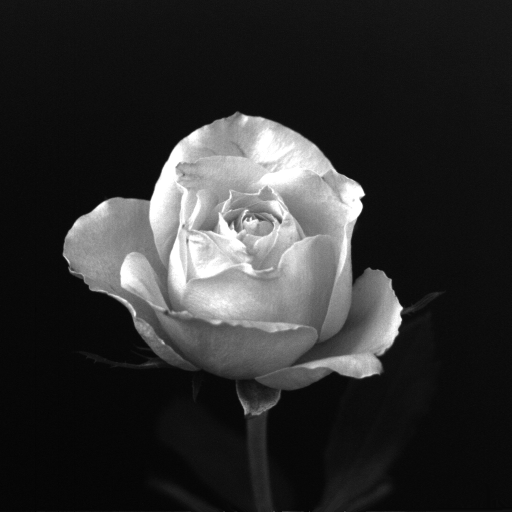
#> input picture DIP3E_Original_Images_CH02/Fig0219(rose1024).tif, 1024 x 1024 px (shown at 1/2 size); its folder holds only this picture in this run
$ python part7_verification_and_features.py
#> lines starting #> are read from the running program, lines starting #| are printed output that depends on the picture
"""
Part 7: Verification on Real Images, Features, and CNN Motivation
==================================================================
Verifies normalisation fixes on real images via OpenCV template matching,
demonstrates why rotation cannot be fixed by per-pixel math, introduces
hand-designed features as a stepping stone, and visualises pixel space
vs learned feature space.
"""

# --- Setup ---
from pathlib import Path
import numpy as np
import cv2
import matplotlib.pyplot as plt
from matplotlib.patches import Ellipse

COLORS = {
    'primary': '#2196F3',
    'secondary': '#4CAF50',
    'result': '#FFC107',
    'highlight': '#F44336',
    'transform': '#9C27B0',
    'gradient': '#FF9800',
}

CH02_DIR = Path(__file__).parent / '../../DIP3E_Original_Images_CH02'
CH03_DIR = Path(__file__).parent / '../../DIP3E_Original_Images_CH03'

# ── Algorithm ──────────────────────────────────────────────
# 1. Load image, create template and transformed scenes
# 2. Run TM_SQDIFF_NORMED and TM_CCOEFF_NORMED on all scenes
# 3. Summarise in a comparative bar chart
# 4. Show pixel-level rotation breakdown on a 5×5 patch
# 5. Hand-designed feature (edge count) vs pixel SSD for T-shape / circle
# 6. Conceptual visualisation: pixel space (scattered) vs feature space (clustered)
# What to look for: CCOEFF_NORMED scores ~1.0 for brightness, <1.0 for rotation/scale
# ───────────────────────────────────────────────────────────

def load_image(fallback_size: int = 256) -> np.ndarray:
    """Load a DIP3E image or create a synthetic gradient fallback."""
#> called with fallback_size = 256
    candidates = list(CH02_DIR.glob('*.tif')) + list(CH02_DIR.glob('*.png'))
    if candidates:
        img = cv2.imread(str(candidates[0]), cv2.IMREAD_GRAYSCALE)
#> img is the input picture: shape (1024, 1024); min 0, max 255, mean 46.8
        if img is not None:
            return img
    row = np.linspace(20, 240, fallback_size)
    col = np.linspace(20, 200, fallback_size)
    return (row[np.newaxis, :] * 0.5 + col[:, np.newaxis] * 0.5).astype(np.uint8)


def crop_template(scene: np.ndarray, size: int = 64) -> tuple[np.ndarray, tuple[int, int]]:
    """Crop a square template from the centre of the scene."""
#> called with size = 64
    h, w = scene.shape
#> h = 1024; w = 1024
    top  = h // 2 - size // 2
#> top = 480
    left = w // 2 - size // 2
#> left = 480
    return scene[top:top + size, left:left + size].copy(), (top, left)


def apply_transforms(scene: np.ndarray) -> dict[str, np.ndarray]:
    """Return transformed scene images."""
    h, w = scene.shape
    centre      = (w / 2, h / 2)
    rot_matrix  = cv2.getRotationMatrix2D(centre, 5, 1.0)
    rotated     = cv2.warpAffine(scene, rot_matrix, (w, h), flags=cv2.INTER_LINEAR)
    new_w, new_h = int(w * 0.9), int(h * 0.9)
    shrunk      = cv2.resize(scene, (new_w, new_h), interpolation=cv2.INTER_LINEAR)
    scaled      = np.zeros_like(scene)
    scaled[:new_h, :new_w] = shrunk
    bright      = np.clip(scene.astype(float) * 0.7, 0, 255).astype(np.uint8)
    return {
        'Original': scene,
        'Rotated 5°': rotated,
        'Scaled 90%': scaled,
        'Brightness ×0.7': bright,
    }


# ── 1. Real-image verification ──────────────────────────────
scene    = load_image()
template, top_left = crop_template(scene)
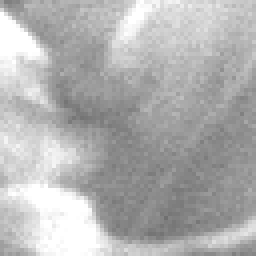
#> template: shape (64, 64) (shown 4 times larger); min 112, max 255, mean 178
#> top_left = (480, 480)
scenes   = apply_transforms(scene)
#> in apply_transforms, `bright      = np.clip(scene.astype(float) * 0.7, 0, 255).astype(np.uin..`:
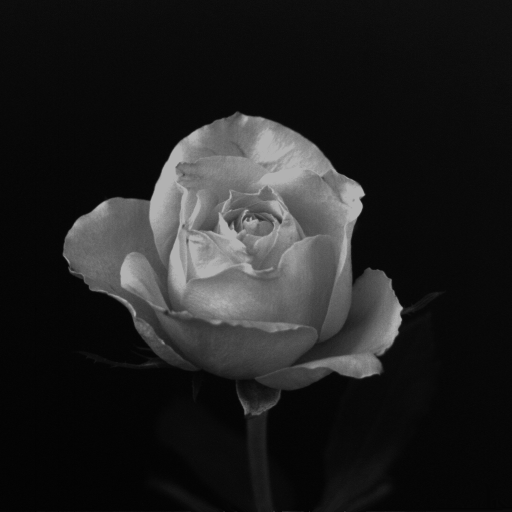
#> bright: shape (1024, 1024) (shown at 1/2 size); min 0, max 178, mean 32.3
#> scenes = 4 items

results_sqdiff  = {}
results_ccoeff  = {}

for name, altered in scenes.items():
    # TM_SQDIFF_NORMED (lower = better, 0 = perfect)
    res_sq = cv2.matchTemplate(altered, template, cv2.TM_SQDIFF_NORMED)
    r, c   = min(top_left[0], res_sq.shape[0] - 1), min(top_left[1], res_sq.shape[1] - 1)
    results_sqdiff[name] = float(res_sq[r, c])

    # TM_CCOEFF_NORMED (higher = better, 1 = perfect)
    res_cc = cv2.matchTemplate(altered, template, cv2.TM_CCOEFF_NORMED)
    r2, c2 = min(top_left[0], res_cc.shape[0] - 1), min(top_left[1], res_cc.shape[1] - 1)
    results_ccoeff[name] = float(res_cc[r2, c2])
#> this loop made 4 passes
#> name on passes 1 to 4: 'Original', 'Rotated 5°', 'Scaled 90%', 'Brightness ×0.7'
#> pass 1, `res_sq = cv2.matchTemplate(altered, template, cv2.TM_SQDIFF_NORMED)`:
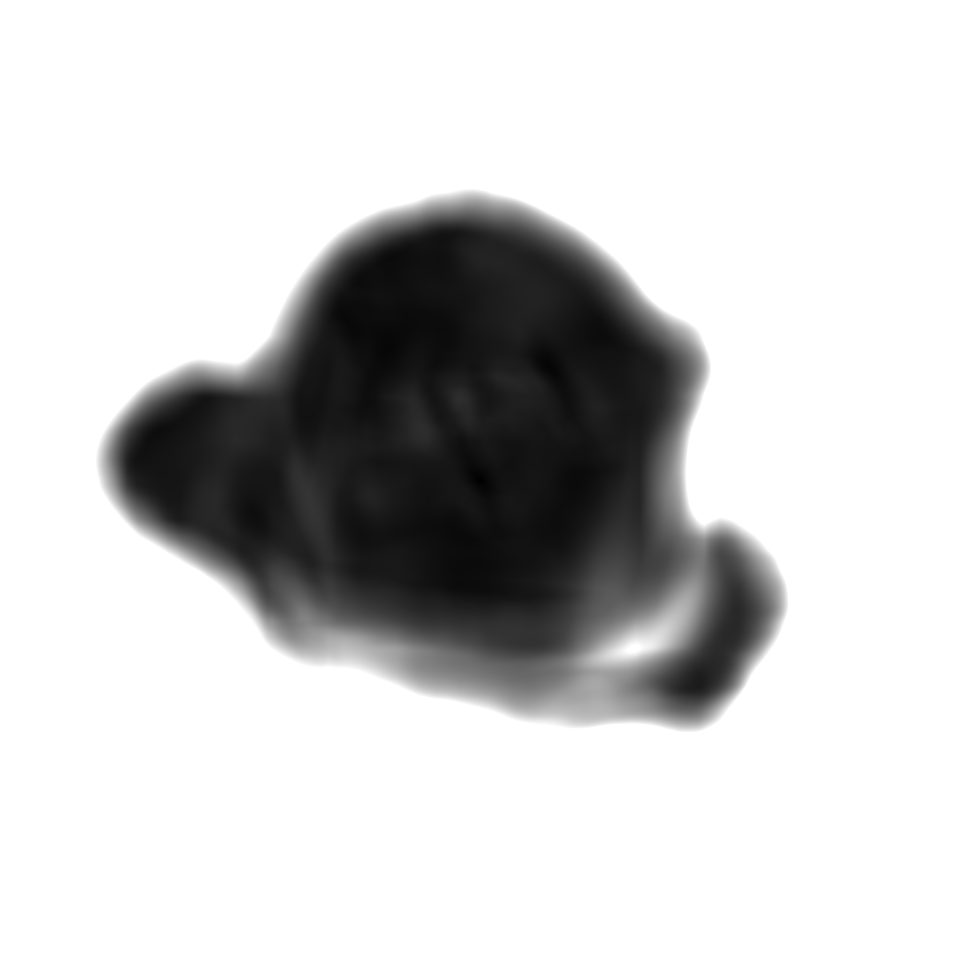
#> res_sq: shape (961, 961) float32; min 0, max 1, mean 0.805
#> pass 1, `res_cc = cv2.matchTemplate(altered, template, cv2.TM_CCOEFF_NORMED)`:
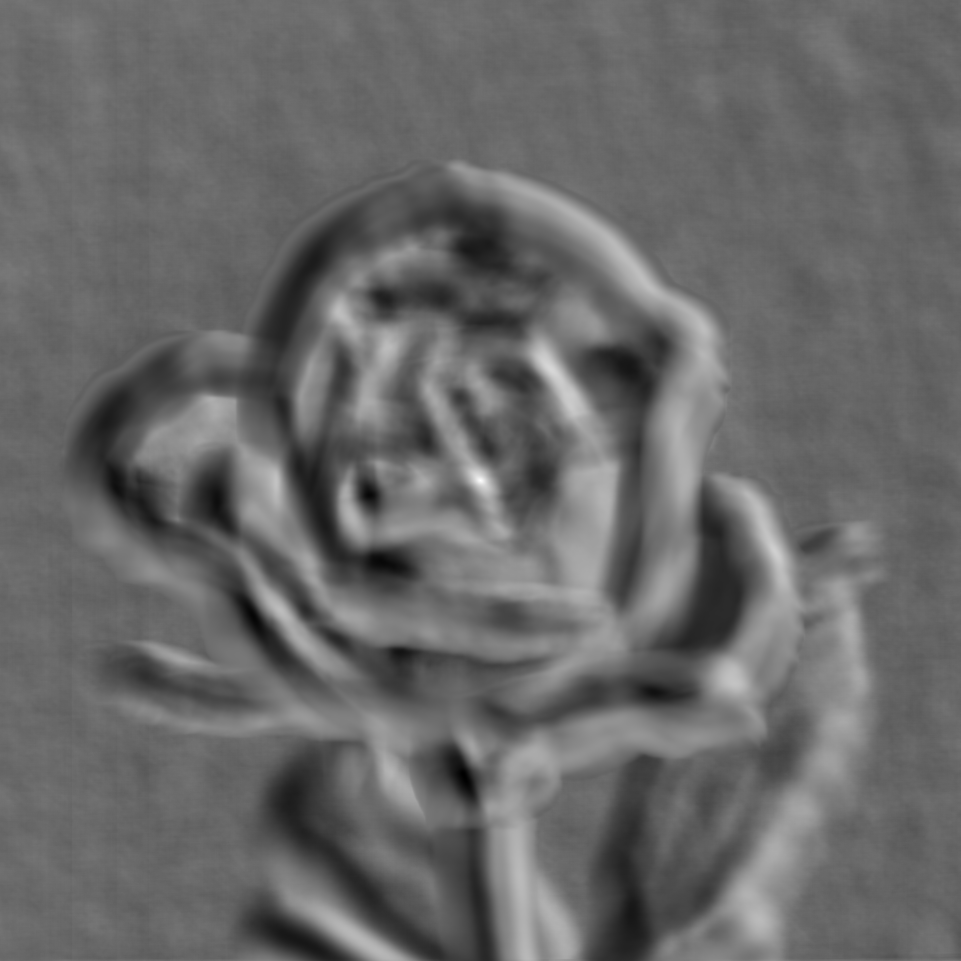
#> res_cc: shape (961, 961) float32; min -0.693, max 1, mean 0.0026; drawn with min black and max white
#> pass 2, `res_cc = cv2.matchTemplate(altered, template, cv2.TM_CCOEFF_NORMED)`:
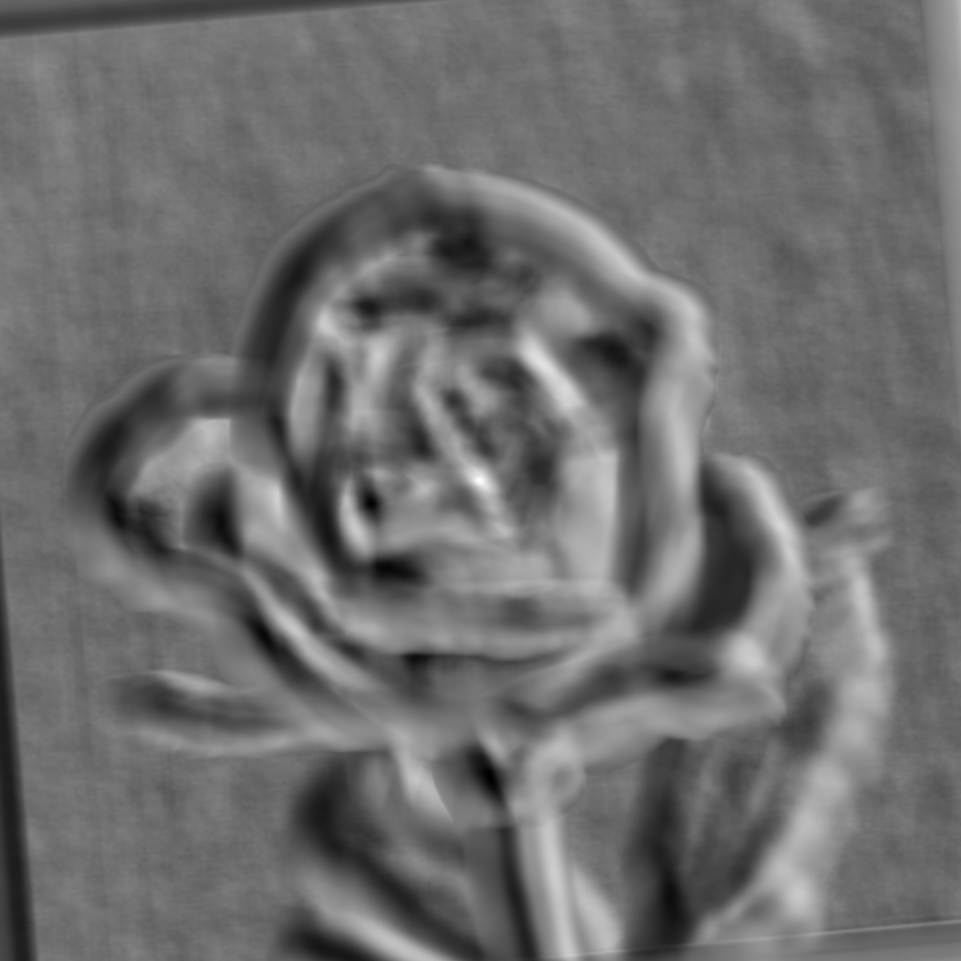
#> res_cc: shape (961, 961) float32; min -0.68, max 0.903, mean 0.00304; drawn with min black and max white
#> after the loop, results_ccoeff = {'Original': 1, 'Rotated 5°': 0.897, 'Scaled 90%': 0.132, 'Brightness ×0.7': 1}; results_sqdiff = {'Original': 0, 'Rotated 5°': 0.00832, 'Scaled 90%': 0.0627, 'Brightness ×0.7': 0.131}

print("=== Template Matching: All Methods on All Transforms ===")
print(f"{'Scene':20s}  {'SQDIFF_N (↓0)':>14s}  {'CCOEFF_N (↑1)':>14s}")
print("─" * 55)
for name in scenes:
    sq  = results_sqdiff[name]
    cc  = results_ccoeff[name]
    print(f"{name:20s}  {sq:>14.4f}  {cc:>14.4f}")
#> this loop made 4 passes
#> (name, sq, cc) on passes 1 to 4: ('Original', 0, 1), ('Rotated 5°', 0.00832, 0.897), ('Scaled 90%', 0.0627, 0.132), ('Brightness ×0.7', 0.131, 1)
#| Original                      0.0000          1.0000
#| Rotated 5°                    0.0083          0.8972
#| Scaled 90%                    0.0627          0.1321
#| Brightness ×0.7               0.1314          0.9999

# ── Bar chart ──────────────────────────────────────────────
names   = list(scenes.keys())
#> names = ['Original', 'Rotated 5°', 'Scaled 90%', 'Brightness ×0.7']
sq_vals = [results_sqdiff[n] for n in names]
#> sq_vals = [0, 0.00832, 0.0627, 0.131]
cc_vals = [results_ccoeff[n] for n in names]
#> cc_vals = [1, 0.897, 0.132, 1]

x     = np.arange(len(names))
#> x = [0, 1, 2, 3]
width = 0.35

fig, axes = plt.subplots(1, 2, figsize=(14, 5))

bars1 = axes[0].bar(x, sq_vals, width, color=COLORS['primary'], alpha=0.85)
axes[0].set_title('TM_SQDIFF_NORMED (lower = better)', fontsize=12)
axes[0].set_xticks(x); axes[0].set_xticklabels(names, rotation=15, ha='right', fontsize=9)
axes[0].axhline(y=0.01, color='gray', linestyle='--', alpha=0.5, label='threshold')
axes[0].set_ylabel('Score'); axes[0].legend(fontsize=9)

bars2 = axes[1].bar(x, cc_vals, width, color=COLORS['secondary'], alpha=0.85)
axes[1].set_title('TM_CCOEFF_NORMED (higher = better)', fontsize=12)
axes[1].set_xticks(x); axes[1].set_xticklabels(names, rotation=15, ha='right', fontsize=9)
axes[1].axhline(y=0.99, color='gray', linestyle='--', alpha=0.5, label='good match')
axes[1].set_ylabel('Score'); axes[1].legend(fontsize=9)

plt.suptitle('Normalisation Fixes Brightness — Cannot Fix Spatial Transforms', fontsize=13)
plt.tight_layout()
plt.show()
#> figure, not shown here; panel 1: tallest bar 0.131 high, from x = 2.83 to 3.18; panel 2: tallest bar 1 high, from x = -0.175 to 0.175

# ── 2. Why rotation breaks pixels ─────────────────────────
small_pattern = np.zeros((5, 5), dtype=float)
small_pattern[1, 1:4] = 200
small_pattern[2, 2]   = 255
small_pattern[3, 1:4] = 200

centre_rot    = (2, 2)
rotation_mat  = cv2.getRotationMatrix2D(centre_rot, 15, 1.0)
rotated_patt  = cv2.warpAffine(small_pattern.astype(np.float32),
                                rotation_mat, (5, 5), flags=cv2.INTER_LINEAR)

fig, axes = plt.subplots(1, 3, figsize=(15, 5))

axes[0].imshow(small_pattern, cmap='gray', vmin=0, vmax=255)
for i in range(5):
    for j in range(5):
        axes[0].text(j, i, f'{small_pattern[i,j]:.0f}', ha='center', va='center',
                     color='yellow' if small_pattern[i,j] < 128 else 'red', fontsize=9)
axes[0].set_title('Original Pattern', fontsize=12)
axes[0].set_xticks(range(5)); axes[0].set_yticks(range(5))

axes[1].imshow(rotated_patt, cmap='gray', vmin=0, vmax=255)
for i in range(5):
    for j in range(5):
        axes[1].text(j, i, f'{rotated_patt[i,j]:.0f}', ha='center', va='center',
                     color='yellow' if rotated_patt[i,j] < 128 else 'red', fontsize=9)
axes[1].set_title('Rotated 15° (interpolated)', fontsize=12)
axes[1].set_xticks(range(5)); axes[1].set_yticks(range(5))

diff = np.abs(small_pattern - rotated_patt)
axes[2].imshow(diff, cmap='hot', vmin=0, vmax=255)
for i in range(5):
    for j in range(5):
        axes[2].text(j, i, f'{diff[i,j]:.0f}', ha='center', va='center',
                     color='white', fontsize=9)
axes[2].set_title('|Original - Rotated|', fontsize=12)
axes[2].set_xticks(range(5)); axes[2].set_yticks(range(5))

plt.suptitle('Rotation: Pixels Move to New Positions → Per-Pixel Comparison Meaningless', fontsize=13)
plt.tight_layout()
plt.show()

print(f"SSD between original and rotated: {np.sum(diff**2):.0f}")
print("Every pixel has changed. No per-pixel operation can undo this.")
print("The problem is SPATIAL, not INTENSITY.")

# ── 3. Hand-designed feature vs pixel SSD ─────────────────

def make_T_shape(size: int = 15, angle: float = 0.0) -> np.ndarray:
    """Create a T-shaped pattern, optionally rotated."""
    img = np.zeros((size, size), dtype=np.float32)
    img[3, 3:12] = 200
    img[4, 3:12] = 200
    img[3:12, 7] = 200
    img[3:12, 8] = 200
    if angle != 0:
        centre = (size // 2, size // 2)
        M = cv2.getRotationMatrix2D(centre, angle, 1.0)
        img = cv2.warpAffine(img, M, (size, size), flags=cv2.INTER_LINEAR)
    return img


t_0   = make_T_shape(angle=0)
t_15  = make_T_shape(angle=15)
t_45  = make_T_shape(angle=45)
not_t = np.zeros((15, 15), dtype=np.float32)
cv2.circle(not_t, (7, 7), 5, 200, 2)

shapes = [(t_0, 'T (0°)'), (t_15, 'T (15°)'), (t_45, 'T (45°)'), (not_t, 'Circle')]

fig, axes = plt.subplots(2, 4, figsize=(16, 8))

for ax, (img, title) in zip(axes[0], shapes):
    ax.imshow(img, cmap='gray', vmin=0, vmax=255)
    ax.set_title(title, fontsize=12)
    ax.axis('off')

ssd_scores  = []
edge_counts = []
for img, _ in shapes:
    ssd_score = float(np.sum((img - t_0) ** 2))
    ssd_scores.append(ssd_score)

    gradient_x = np.diff(img, axis=1)
    gradient_y = np.diff(img, axis=0)
    gx = np.zeros_like(img); gx[:, :-1] = gradient_x
    gy = np.zeros_like(img); gy[:-1, :] = gradient_y
    gradient_magnitude = np.sqrt(gx**2 + gy**2)
    edge_counts.append(int(np.sum(gradient_magnitude > 50)))

names_shapes    = [s[1] for s in shapes]
bar_colors_ssd  = [COLORS['secondary'], COLORS['result'], COLORS['highlight'], COLORS['highlight']]
bar_colors_edge = [COLORS['secondary'], COLORS['secondary'], COLORS['secondary'], COLORS['highlight']]

axes[1, 0].bar(range(4), ssd_scores, color=bar_colors_ssd, alpha=0.8)
axes[1, 0].set_xticks(range(4)); axes[1, 0].set_xticklabels(names_shapes, fontsize=9)
axes[1, 0].set_title('Pixel SSD vs T(0°)', fontsize=11)
axes[1, 0].set_ylabel('SSD (lower=similar)')

axes[1, 1].bar(range(4), edge_counts, color=bar_colors_edge, alpha=0.8)
axes[1, 1].set_xticks(range(4)); axes[1, 1].set_xticklabels(names_shapes, fontsize=9)
axes[1, 1].set_title('Edge Count (feature)', fontsize=11)
axes[1, 1].set_ylabel('# edge pixels')

axes[1, 2].axis('off')
axes[1, 3].axis('off')
axes[1, 2].text(0.1, 0.5,
    'Pixel SSD: T(15°) looks as different\n'
    "as the circle — it can't tell rotation\n"
    'from a different shape!\n\n'
    'Edge count: all T shapes have similar\n'
    'edge counts, circle is different.\n'
    'A simple FEATURE already works better\n'
    'than raw pixels for rotation invariance.',
    transform=axes[1, 2].transAxes, fontsize=11,
    verticalalignment='center',
    bbox=dict(boxstyle='round', facecolor='wheat', alpha=0.8))

plt.suptitle('Pixels vs Features: Which Can Handle Rotation?', fontsize=14, y=1.02)
plt.tight_layout()
plt.show()
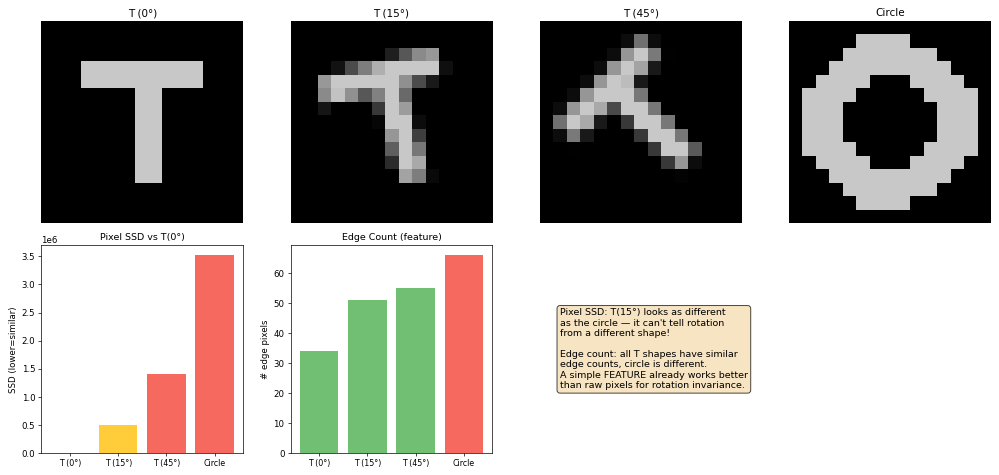
#> figure drawn by matplotlib, 6 panels; panel 5: tallest bar 3520000 high, from x = 2.6 to 3.4; panel 6: tallest bar 66 high, from x = 2.6 to 3.4

# ── 4. Pixel space vs feature space (conceptual) ──────────
np.random.seed(42)
t_positions_pixel   = np.array([[2, 8], [7, 3], [5, 9], [1, 4], [8, 7]])
c_positions_pixel   = np.array([[3, 5], [6, 6], [4, 2], [9, 4]])
t_positions_feature = np.array([[2, 7], [2.3, 7.5], [1.8, 7.2], [2.5, 6.8], [2.1, 7.3]])
c_positions_feature = np.array([[7, 2.5], [7.3, 2.2], [6.8, 2.8], [7.1, 2.3]])

fig, axes = plt.subplots(1, 2, figsize=(16, 7))

# Pixel space
axes[0].scatter(t_positions_pixel[:, 0], t_positions_pixel[:, 1],
                s=200, c=COLORS['primary'], marker='s', label='T shapes (various rotations)', zorder=5)
axes[0].scatter(c_positions_pixel[:, 0], c_positions_pixel[:, 1],
                s=200, c=COLORS['highlight'], marker='o', label='Circles', zorder=5)
for i, pos in enumerate(t_positions_pixel):
    axes[0].annotate(f'T({i*15}°)', pos, textcoords='offset points', xytext=(8, 8), fontsize=9)
for i, pos in enumerate(c_positions_pixel):
    axes[0].annotate(f'C{i+1}', pos, textcoords='offset points', xytext=(8, 8), fontsize=9)
axes[0].set_title('Pixel Space\n(SSD distance)', fontsize=13)
axes[0].set_xlabel('Pixel dimension 1', fontsize=11)
axes[0].set_ylabel('Pixel dimension 2', fontsize=11)
axes[0].legend(fontsize=10)
axes[0].set_xlim(0, 10); axes[0].set_ylim(0, 10)
axes[0].grid(True, alpha=0.3)
axes[0].text(5, 0.5, "T shapes scattered among circles!\nSSD can't tell them apart.",
             ha='center', fontsize=10, color=COLORS['highlight'],
             bbox=dict(facecolor='white', alpha=0.8))

# Feature space
axes[1].scatter(t_positions_feature[:, 0], t_positions_feature[:, 1],
                s=200, c=COLORS['primary'], marker='s', label='T shapes (clustered!)', zorder=5)
axes[1].scatter(c_positions_feature[:, 0], c_positions_feature[:, 1],
                s=200, c=COLORS['highlight'], marker='o', label='Circles (clustered!)', zorder=5)
t_ellipse = Ellipse((2.1, 7.2), 1.5, 1.5, fill=False,
                     edgecolor=COLORS['primary'], linewidth=2, linestyle='--')
c_ellipse = Ellipse((7.05, 2.45), 1.2, 1.2, fill=False,
                     edgecolor=COLORS['highlight'], linewidth=2, linestyle='--')
axes[1].add_patch(t_ellipse)
axes[1].add_patch(c_ellipse)
axes[1].set_title('Feature Space (learned by CNN)\n(semantic distance)', fontsize=13)
axes[1].set_xlabel('Feature dimension 1', fontsize=11)
axes[1].set_ylabel('Feature dimension 2', fontsize=11)
axes[1].legend(fontsize=10)
axes[1].set_xlim(0, 10); axes[1].set_ylim(0, 10)
axes[1].grid(True, alpha=0.3)
axes[1].text(5, 0.5, 'Same shape = nearby, different shape = far apart.\nDistance = semantic similarity!',
             ha='center', fontsize=10, color=COLORS['secondary'],
             bbox=dict(facecolor='white', alpha=0.8))

plt.suptitle('The Promise of Deep Learning: A Space Where Distance = Meaning', fontsize=14, y=1.02)
plt.tight_layout()
plt.show()
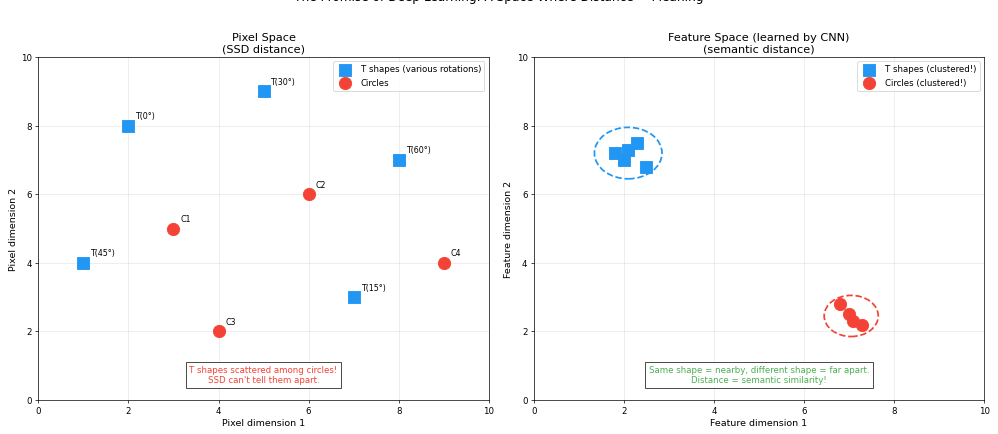
#> figure drawn by matplotlib, 2 panels

print("In pixel space: T(0°) and T(15°) are as far apart as T(0°) and a circle.")
print("In feature space: all T shapes cluster together, far from circles.")
print("\nThis is what a CNN learns — a coordinate system where distance = similarity.")
